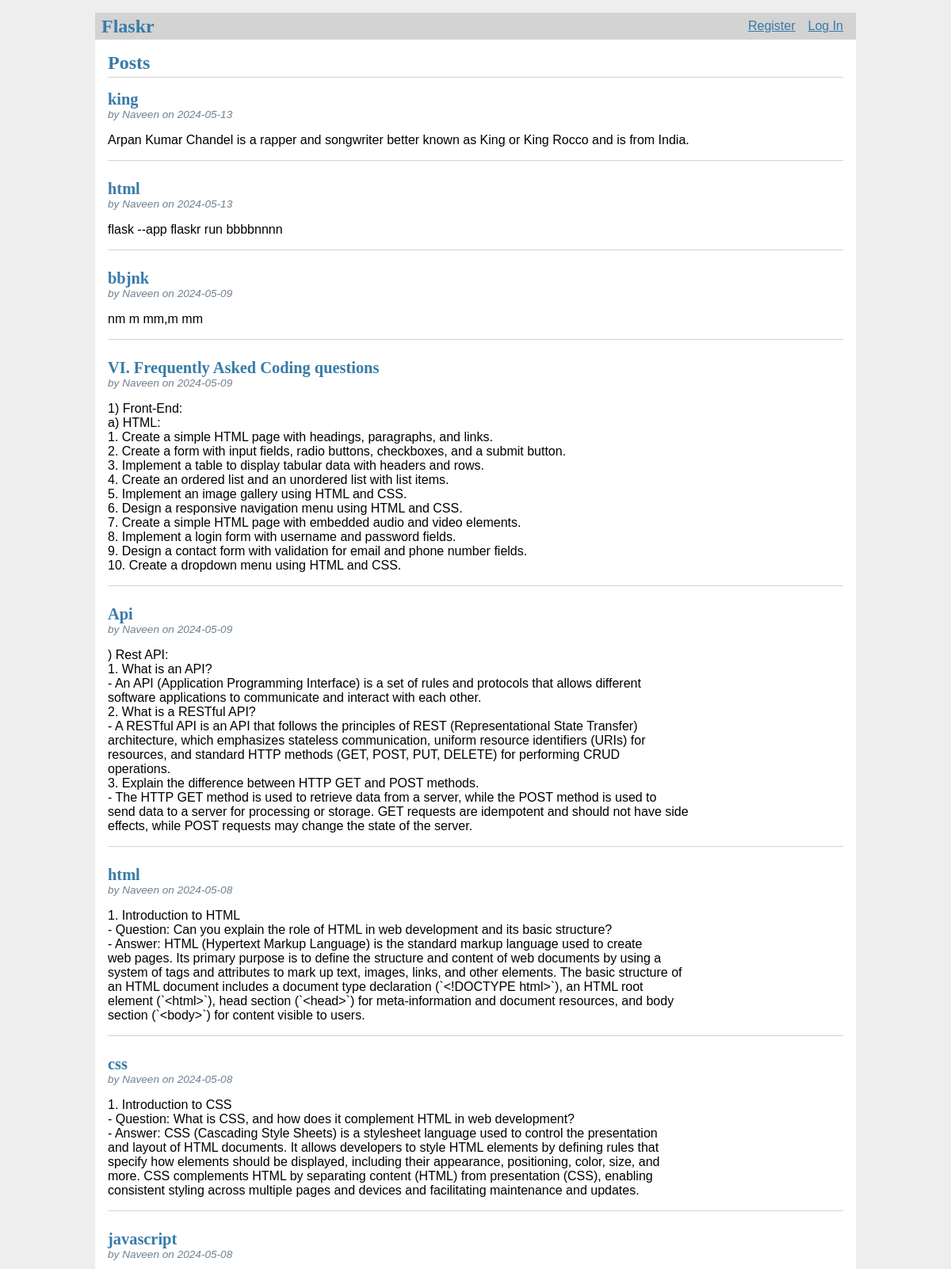
The page / (upper part) on the database its author committed.
### tables this page shows
CREATE TABLE post (
  id INTEGER PRIMARY KEY AUTOINCREMENT,
  author_id INTEGER NOT NULL,
  created TIMESTAMP NOT NULL DEFAULT CURRENT_TIMESTAMP,
  title TEXT NOT NULL,
  body TEXT NOT NULL,
  FOREIGN KEY (author_id) REFERENCES user (id)
);

CREATE TABLE user (
  id INTEGER PRIMARY KEY AUTOINCREMENT,
  username TEXT UNIQUE NOT NULL,
  password TEXT NOT NULL
);

### flaskr/blog.py (the view)
@bp.route('/')
def index():
    db = get_db()
    posts = db.execute(
        'SELECT p.id, title, body, created, author_id, username'
        ' FROM post p JOIN user u ON p.author_id = u.id'
        ' ORDER BY created DESC'
    ).fetchall()
    return render_template('blog/index.html', posts=posts)

### flaskr/auth.py (called while the page is built)
@bp.before_app_request
def load_logged_in_user():
    user_id = session.get('user_id')
    if user_id is None:
        g.user = None
    else:
        g.user = get_db().execute(
            'SELECT * FROM user WHERE id = ?', (user_id,)
        ).fetchone()

### flaskr/db.py (called while the page is built)
def get_db():
    if 'db' not in g:
        g.db = sqlite3.connect(
            current_app.config['DATABASE'],
            detect_types=sqlite3.PARSE_DECLTYPES
        )
        g.db.row_factory = sqlite3.Row
    return g.db

### flaskr/templates/blog/index.html (shortened to what this page needs)
{% extends 'base.html' %}
{% block header %}
  <h1>{% block title %}Posts{% endblock %}</h1>
{% endblock %}
{% block content %}
  {% for post in posts %}
    <article class="post">
      <header>
        <div>
          <h1>{{ post['title'] }}</h1>
          <div class="about">by {{ post['username'] }} on {{ post['created'].strftime('%Y-%m-%d') }}</div>
        </div>
      </header>
      <p class="body">{{ post['body'] }}</p>
    </article>
    {% if not loop.last %}
      <hr>
    {% endif %}
  {% endfor %}
{% endblock %}

### flaskr/templates/base.html (shortened to what this page needs)
<!doctype html>
<link rel="stylesheet" href="{{ url_for('static', filename='style.css') }}">
<nav>
  <h1>Flaskr</h1>
  <ul>
    {% if g.user %}
      <li><span>{{ g.user['username'] }}</span>
      <li><a href="{{ url_for('auth.logout') }}">Log Out</a>
    {% else %}
      <li><a href="{{ url_for('auth.register') }}">Register</a>
      <li><a href="{{ url_for('auth.login') }}">Log In</a>
    {% endif %}
  </ul>
</nav>
<section class="content">
  <header>
    {% block header %}{% endblock %}
  </header>
  {% block content %}{% endblock %}
</section>

### flaskr/static/style.css (style rules this page uses)
h1 { font-family: serif; color: #377ba8; margin: 1rem 0; }
a { color: #377ba8; }
hr { border: none; border-top: 1px solid lightgray; }
nav { background: lightgray; display: flex; align-items: center; padding: 0 0.5rem; }
nav h1 { flex: auto; margin: 0; }
nav ul { display: flex; list-style: none; margin: 0; padding: 0; }
nav ul li a, nav ul li span, header .action { display: block; padding: 0.5rem; }
.content { padding: 0 1rem 1rem; }
.content > header { border-bottom: 1px solid lightgray; display: flex; align-items: flex-end; }
.content > header h1 { flex: auto; margin: 1rem 0 0.25rem 0; }
.post > header { display: flex; align-items: flex-end; font-size: 0.85em; }
.post > header > div:first-of-type { flex: auto; }
.post > header h1 { font-size: 1.5em; margin-bottom: 0; }
.post .about { color: slategray; font-style: italic; }
.post .body { white-space: pre-line; }
.content:last-child { margin-bottom: 0; }

### rows shown on the page
post: title "king", username "Naveen", created "2024-05-13", body "Arpan Kumar Chandel is a rapper and songwriter better known as King or King Rocco and is from India."
post: title "html", username "Naveen", created "2024-05-13", body "flask --app flaskr run bbbbnnnn"
post: title "bbjnk", username "Naveen", created "2024-05-09", body "nm m mm,m mm"
post: title "VI. Frequently Asked Coding questions", username "Naveen", created "2024-05-09", body "1) Front-End: a) HTML: 1. Create a simple HTML page with headings, paragraphs, and links. 2. Create a form with input fields, radio buttons, checkboxes, and a submit button. 3. Implement a table to display tabular data with headers and rows. 4. Create an ordered list and an unordered list with list items. 5. Implement an image gallery using HTML and CSS. 6. Design a responsive navigation menu using HTML and CSS. 7. Create a simple HTML page with embedded audio and video elements. 8. Implement a login form with username and password fields. 9. Design a contact form with validation for email and phone number fields. 10. Create a dropdown menu using HTML and CSS."
post: title "Api", username "Naveen", created "2024-05-09", body ") Rest API: 1. What is an API? - An API (Application Programming Interface) is a set of rules and protocols that allows different software applications to communicate and interact with each other. 2. What is a RESTful API? - A RESTful API is an API that follows the principles of REST (Representational State Transfer) architecture, which emphasizes stateless communication, uniform resource identifiers (URIs) for resources, and standard HTTP methods (GET, POST, PUT, DELETE) for performing CRUD operations. 3. Explain the difference between HTTP GET and POST methods. - The HTTP GET method is used to retrieve data from a server, while the POST method is used to send data to a server for…"
post: title "html", username "Naveen", created "2024-05-08", body "1. Introduction to HTML - Question: Can you explain the role of HTML in web development and its basic structure? - Answer: HTML (Hypertext Markup Language) is the standard markup language used to create web pages. Its primary purpose is to define the structure and content of web documents by using a system of tags and attributes to mark up text, images, links, and other elements. The basic structure of an HTML document includes a document type declaration (`<!DOCTYPE html>`), an HTML root element (`<html>`), head section (`<head>`) for meta-information and document resources, and body section (`<body>`) for content visible to users."
post: title "css", username "Naveen", created "2024-05-08", body "1. Introduction to CSS - Question: What is CSS, and how does it complement HTML in web development? - Answer: CSS (Cascading Style Sheets) is a stylesheet language used to control the presentation and layout of HTML documents. It allows developers to style HTML elements by defining rules that specify how elements should be displayed, including their appearance, positioning, color, size, and more. CSS complements HTML by separating content (HTML) from presentation (CSS), enabling consistent styling across multiple pages and devices and facilitating maintenance and updates."
post: title "javascript", username "Naveen", created "2024-05-08"
